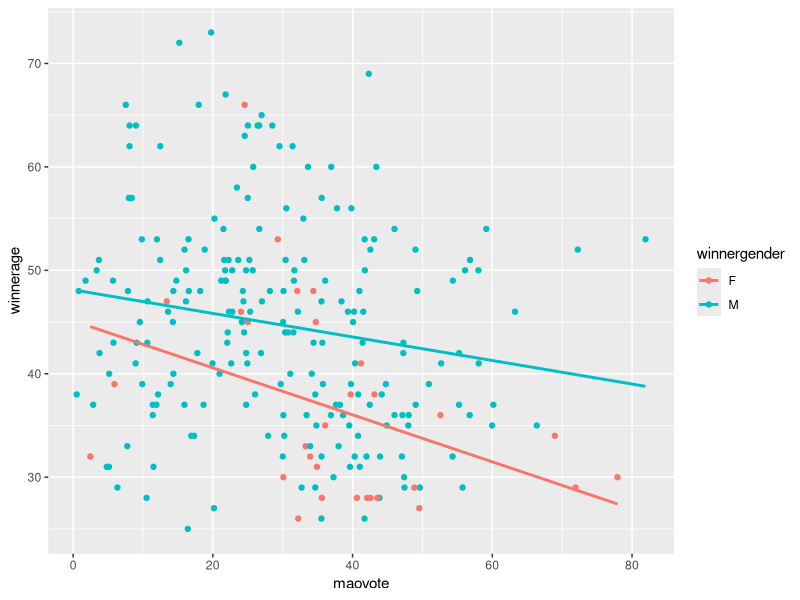
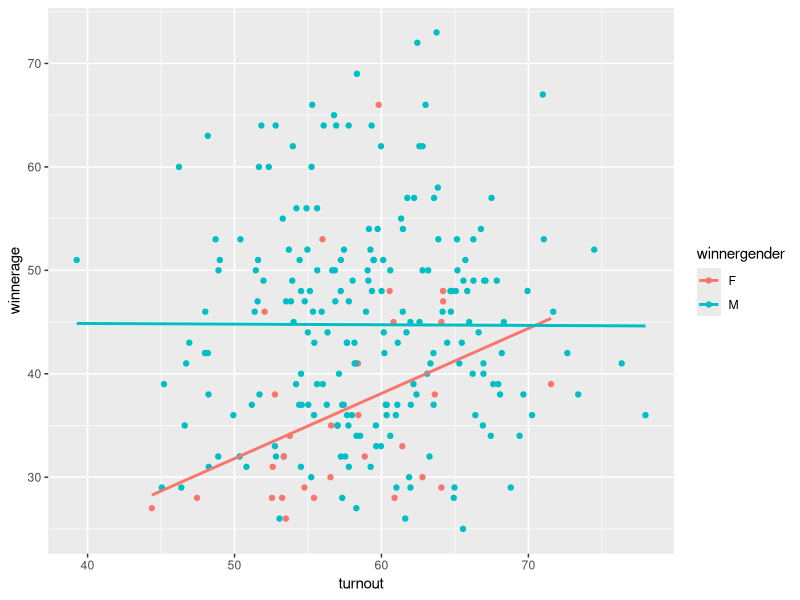
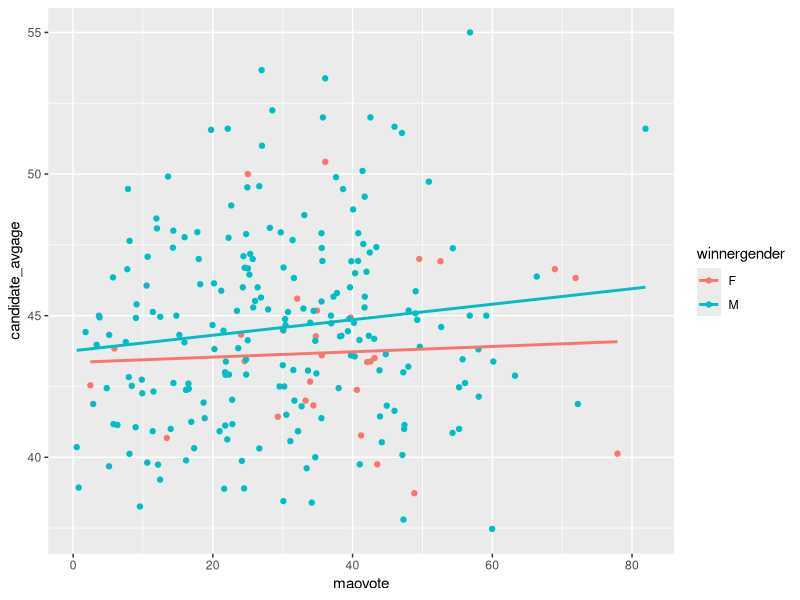
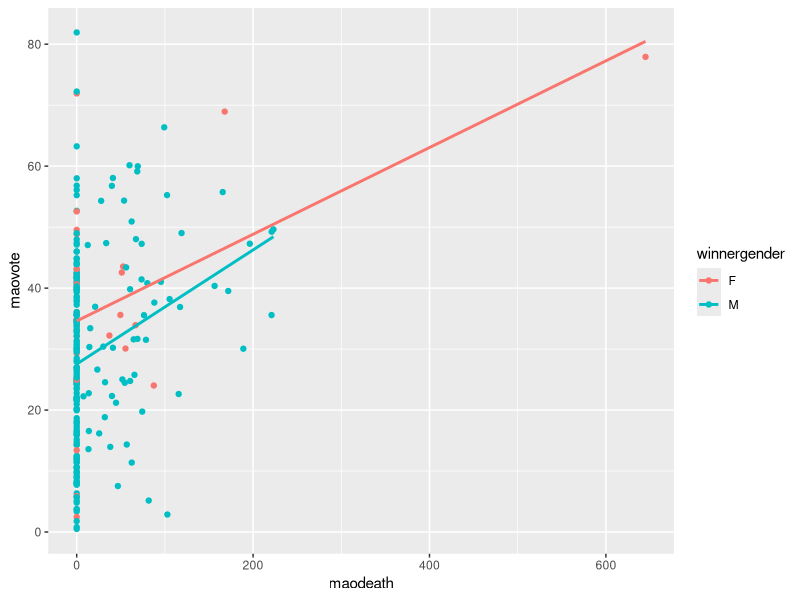

Reproduce these figures in R, in order.
## ---- chunk 1
knitr::opts_chunk$set(
  collapse = TRUE,
  comment = "#>",
  warning = FALSE,
  message = FALSE
)
## ---- chunk 2
library(tidyverse)
library(kableExtra)

df = read.csv("completedata.csv")
kable(head(df))
## ---- chunk 3
mean(df$winnerage)
mean(df$candidate_avgage)
mean(df$civdeath_gov)
mean(df$civdeath_mao)
mean(df$govtdeath)
mean(df$maodeath)
mean(df$statebased)
mean(df$onesided)




## ---- chunk 4
ggplot(df, aes(maovote, winnerage, colour = winnergender)) + 
  geom_point() + 
  geom_smooth(method=lm, se=FALSE)
## ---- chunk 5
ggplot(df, aes(turnout, winnerage, colour = winnergender)) + 
  geom_point() + 
  geom_smooth(method=lm, se=FALSE)
## ---- chunk 6
ggplot(df, aes(maovote, candidate_avgage, colour = winnergender)) + 
  geom_point() + 
  geom_smooth(method=lm, se=FALSE)
## ---- chunk 7
ggplot(df, aes(maodeath, maovote, colour = winnergender)) + 
  geom_point() + 
  geom_smooth(method=lm, se=FALSE)
